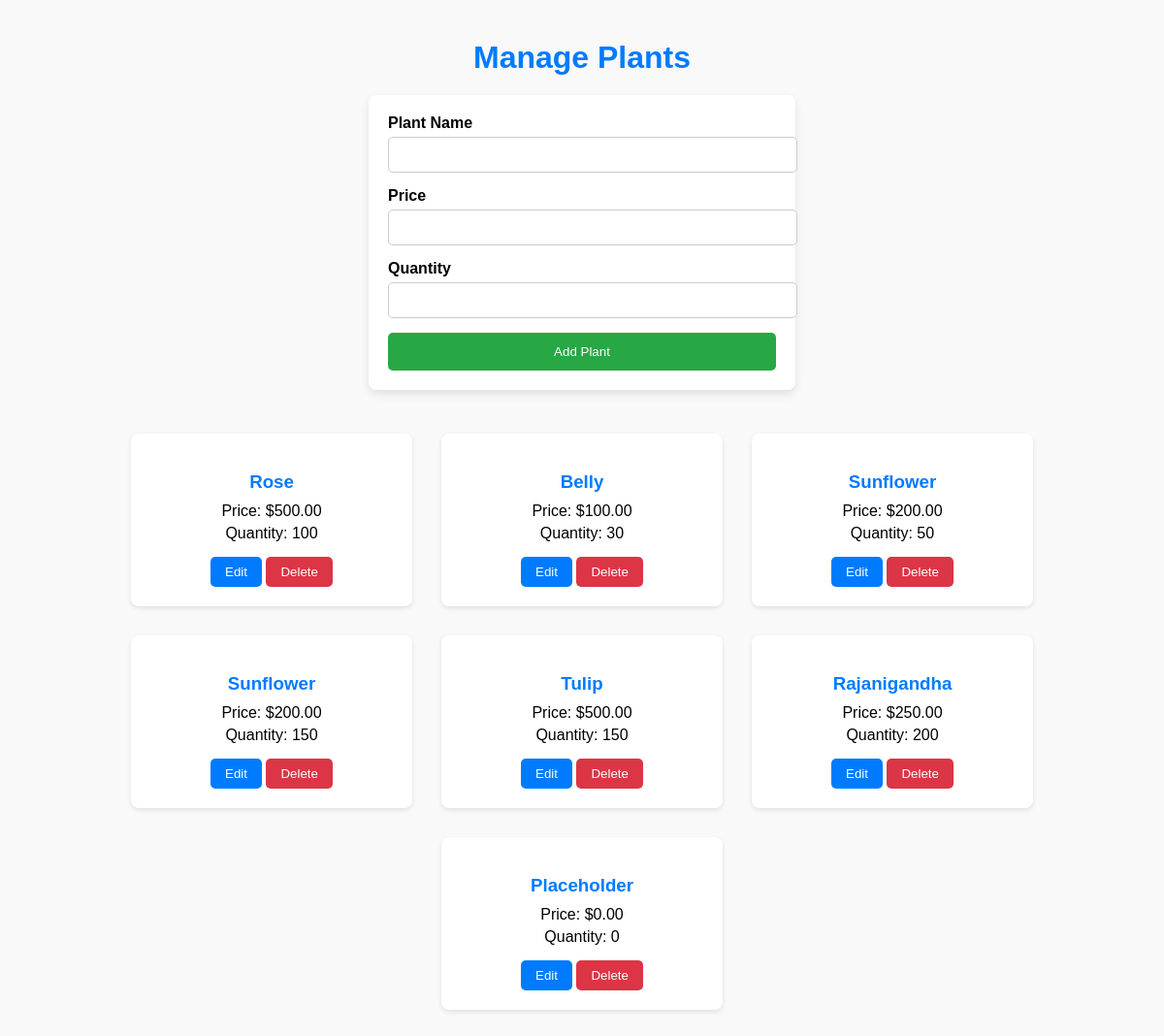
/controller/AddPlant.php, run on the app's committed database.
### tables this page shows
CREATE TABLE `plants` (
  `id` INT(11) NOT NULL AUTO_INCREMENT PRIMARY KEY,
  `name` VARCHAR(100) NOT NULL,
  `price` DECIMAL(10, 2) NOT NULL,
  `quantity` INT(11) NOT NULL,
  `user_id` INT(11),
  FOREIGN KEY (`user_id`) REFERENCES `form`(`id`) ON DELETE SET NULL
);

### controller/AddPlant.php (the view, shortened to what this page needs)
<?php
include("db.php");
                ?>
                <?php
$plants = mysqli_query($con, "SELECT * FROM plants");
?>
<!DOCTYPE html>
<html lang="en">
<head>
</head>
<body>
    <h1>Manage Plants</h1>
    <div class="container">
        <form id="plantForm">
            <label for="name">Plant Name</label>
            <input type="text" id="name" name="name" required>
            <label for="price">Price</label>
            <input type="number" id="price" name="price" step="0.01" required>
            <label for="quantity">Quantity</label>
            <input type="number" id="quantity" name="quantity" required>
            <input type="button" value="Add Plant" onclick="addPlant()">
        </form>
    </div>
    <div class="plant-list" id="plantList">
        <?php while ($row = mysqli_fetch_assoc($plants)): ?>
            <div class="card" id="plant_<?php echo $row['id']; ?>">
                <h3><?php echo htmlspecialchars($row['name']); ?></h3>
                <p>Price: $<?php echo number_format($row['price'], 2); ?></p>
                <p>Quantity: <?php echo $row['quantity']; ?></p>
                <button onclick="editPlant(<?php echo $row['id']; ?>)">Edit</button>
                <button class="delete-btn" onclick="deletePlant(<?php echo $row['id']; ?>)">Delete</button>
            </div>
        <?php endwhile; ?>
    </div>
</body>
</html>

### controller/AddPlant.php (style rules this page uses)
body { font-family: Arial, sans-serif; background-color: #f9f9f9; margin: 0; padding: 20px; }
h1 { text-align: center; font-size: 2rem; margin-bottom: 20px; color: #007BFF; }
.container { width: 100%; max-width: 400px; margin: 0 auto; padding: 20px; background-color: #ffffff; border-radius: 8px; box-shadow: 0 4px 10px rgba(0, 0, 0, 0.1); margin-bottom: 30px; }
form label { display: block; margin-bottom: 5px; font-weight: bold; }
form input[type="text"], form input[type="number"] { width: 100%; padding: 10px; margin-bottom: 15px; border: 1px solid #ccc; border-radius: 5px; }
form input[type="button"] { width: 100%; padding: 12px; background-color: #28a745; color: white; border: none; border-radius: 5px; cursor: pointer; }
.plant-list { display: flex; flex-wrap: wrap; justify-content: center; }
.card { background-color: white; padding: 20px; margin: 15px; border-radius: 8px; box-shadow: 0 2px 5px rgba(0, 0, 0, 0.1); width: 250px; text-align: center; }
.card h3 { margin-bottom: 10px; color: #007BFF; }
.card p { margin: 5px 0; font-size: 1rem; }
.card button { margin-top: 10px; padding: 8px 15px; background-color: #007BFF; color: white; border: none; border-radius: 5px; cursor: pointer; }
.card .delete-btn { background-color: #dc3545; }

### data on the page
plants: name "Rose", price "500.00", quantity "100"
plants: name "Belly", price "100.00", quantity "30"
plants: name "Sunflower", price "200.00", quantity "50"
plants: name "Sunflower", price "200.00", quantity "150"
plants: name "Tulip", price "500.00", quantity "150"
plants: name "Rajanigandha", price "250.00", quantity "200"
plants: name "Placeholder", price "0.00", quantity "0"
